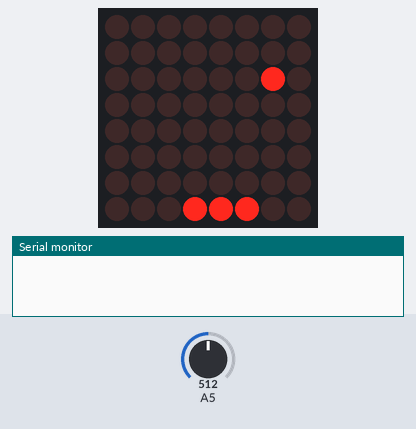
A sketch run on a simulated Arduino Uno, built with avr-gcc and run on an emulated ATmega328P. Parts: 8×8 LED matrix, the last lines printed to the serial monitor. The inputs (shaded band) are chosen by the test bench; at power-on: A5 = 512. Random numbers use the default seed unless the sketch sets one.

Above: at 1.2 s.
1.3 s: A5 set to 501
At 2.65 s:
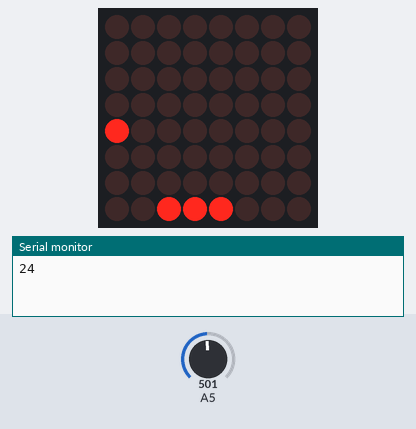
3.6 s: A5 set to 511
At 3.9 s:
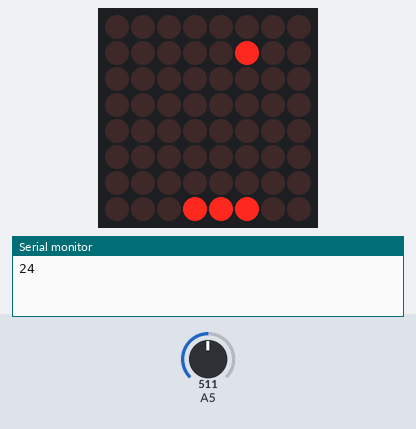
6.2 s: A5 set to 667
8.9 s: A5 set to 688
At 11.0 s:
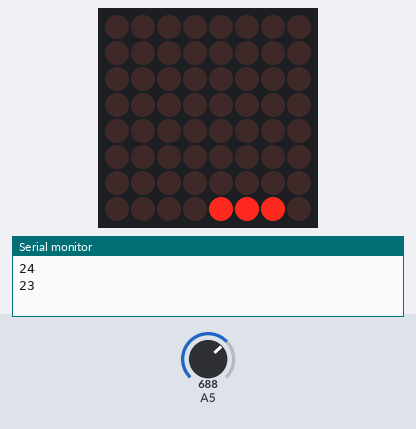
11.1 s: A5 set to 900
At 13.42 s:
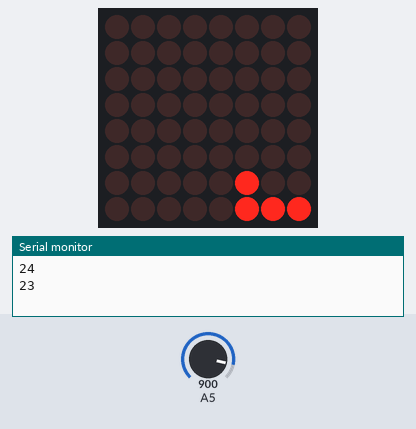
13.9 s: A5 set to 860
16.3 s: A5 set to 832
At 17.54 s:
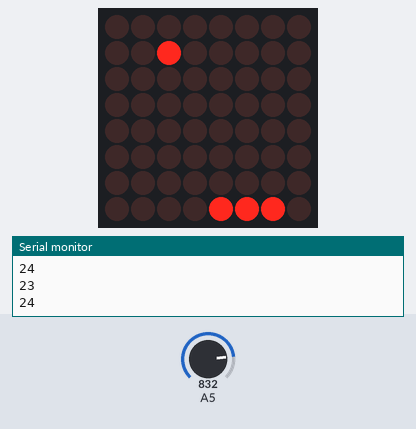

The sketch:

pong.ino
```cpp
#include "LedControl.h"

#define DIN 13
#define CS  12
#define CLK 11

#define DELAY   10

LedControl lc = LedControl(DIN, CLK, CS, 1);

struct pos_s{
    int x;
    int y;
};
typedef struct pos_s pos_t;

pos_t dir  = {1,-1}, bola = {3, 3};
int raquete[] = {B11100000,B01110000,B00111000,B00011100, B00001110, B00000111,B00000111};
int counter = 0, morto = 0;
int delay_bola = 25;

void setup() {
    lc.shutdown(0, false);
    lc.setIntensity(0, 8);
    lc.clearDisplay(0);

    randomSeed(analogRead(0));

    Serial.begin(9600);
}

void loop() {
    lc.setRow(0,7,raquete[analogRead(A5)/170]);
    lc.setLed(0,bola.y, bola.x, 1);

    if (morto){
            bola.x =  3; bola.y = 0;
            dir.y  = -1;
            morto = 0;
            delay_bola = 25;
            delay(1000);
    }

    if(!(counter % delay_bola)){
        morto = 0;
        lc.setLed(0,bola.y, bola.x, 0);
        if (bola.x == 7 || bola.x == 0)
            dir.x *= -1;
        if (bola.y == 0)
            dir.y *= -1;

        if (bola.y == 6){
            int bateu = (B10000000 >> bola.x);
            if (raquete[analogRead(A5)/170] & bateu){
                if (delay_bola > 5){
                    delay_bola--;
                    Serial.println(delay_bola);
                }
                dir.y *= -1;
                int direcao = random(1000);
                if (direcao > 700){
                    dir.x *= -1;
                }

            } else {
                morto = 1;
            }
        }

        bola.y = bola.y + dir.y;
        bola.x = bola.x + dir.x;
    }
    counter = (counter + 1) % 10000;
    delay(DELAY);
}
```

Measured:
- the behaviour switches between 510 and 509 on A5 (found by bisection; images 0 and 1)
- the behaviour switches between 679 and 680 on A5 (found by bisection; images 2 and 3)
- the behaviour switches between 850 and 849 on A5 (found by bisection; images 4 and 5)
